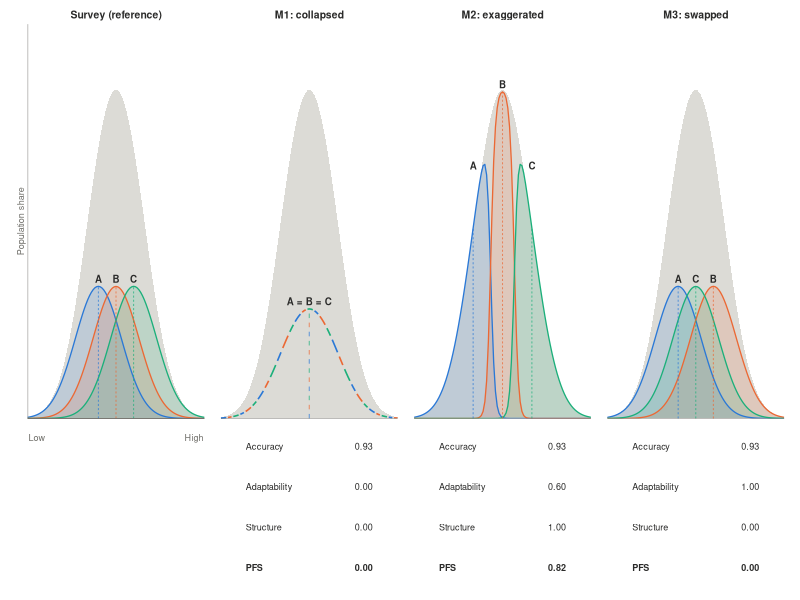

The R script that drew this image:

## Program:   fig_pfs_toy.R
## Task:      Stylized Population Fidelity example (Figure 1) and the
##            values reported in the toy-example appendix.
##
## Input:     -
## Output:    figures/stylized_example/fig_pfs_toy.pdf (run from repo root)
##
## Project:   LLM population fidelity
## Author:    Martin Lukk / 2026-09-25 (created)

# 0. Program Setup --------------------------------------------------------
library(tidyverse)
library(patchwork)
library(ggtext)

group_colors <- c(A = "#2a78d6", B = "#eb6834", C = "#1baf7a")
pooled_fill  <- "#dcdbd6"
ink          <- "#2b2b2a"
ink_muted    <- "#6f6e69"

# Opinion scale: 0-10 in steps of 0.1, i.e. K = 101 ordered response options
K <- 101
x <- seq(0, 10, length.out = K)

# nEMD (Equation 1): L1 distance between CDFs, divided by K - 1
nemd <- function(p, q) sum(abs(cumsum(p - q))[-length(p)]) / (length(p) - 1)

make_dist <- function(mu, sd) {
  d <- dnorm(x, mu, sd)
  d / sum(d)
}

# Reassign the respondents in p to three groups with weights
# w_g(x) ∝ exp(-(x - c_g)^2 / (2 tau^2)), normalized over groups at each x,
# with centres (mean - offset, mean, mean + offset). The offset is the
# positive root at which each group receives exactly one third of
# respondents, so the groups average back to p exactly. (offset = 0 is a
# trivial root that reproduces the pooled distribution; the bracket excludes
# it.) Smaller tau = sharper sorting.
sharpen_groups <- function(p, tau) {
  mid <- sum(x * p)
  weights <- function(offset) {
    w <- sapply(mid + c(-offset, 0, offset), \(c_g) exp(-(x - c_g)^2 / (2 * tau^2)))
    w / rowSums(w)
  }
  offset <- uniroot(\(o) sum(p * weights(o)[, 2]) - 1 / 3, c(0.01, 5),
                    tol = .Machine$double.eps)$root
  w <- weights(offset)
  list(offset = offset, dists = map(1:3, \(g) 3 * p * w[, g]))
}

# Pairwise distances in pair order (AB, AC, BC). Pairs that are equal by
# mirror symmetry differ by ~1e-16 in floating point; rounding to 10
# decimals restores those exact ties before ranking (without it, Spearman
# rho for M2 and M3 changes and PFS_M3 becomes positive).
pair_dists <- function(dists) round(combn(dists, 2, \(d) nemd(d[[1]], d[[2]])), 10)

pfs_metrics <- function(s, m) {
  E    <- mean(map2_dbl(s, m, nemd))
  d_s  <- pair_dists(s)
  d_m  <- pair_dists(m)
  A    <- median(d_m) / median(d_s)
  rho  <- if (sd(d_m) == 0) NA_real_ else cor(d_s, d_m, method = "spearman")
  S_acc    <- 1 - E
  S_adapt  <- if (A == 0) 0 else min(A, 1 / A)
  S_struct <- if (is.na(rho)) 0 else max(0, rho)
  tibble(
    E, S_acc, A, S_adapt, rho, S_struct,
    S_center = 1 - nemd(reduce(s, `+`) / length(s), reduce(m, `+`) / length(m)),
    PFS      = (S_acc * S_adapt * S_struct)^(1 / 3)
  )
}

# 1. Create Hypothetical Data ---------------------------------------------
groups <- c("A", "B", "C")
survey <- map(c(A = 4, B = 5, C = 6), make_dist, sd = 1.3)
pooled <- reduce(survey, `+`) / 3

exaggerated <- sharpen_groups(pooled, tau = 0.4)

models <- list(
  "M1: collapsed"   = rep(list(pooled), 3),
  "M2: exaggerated" = exaggerated$dists,
  "M3: swapped"     = survey[c("A", "C", "B")]
) |>
  map(\(m) set_names(m, groups))

# 2. Calculate Metrics ----------------------------------------------------
# The ties the structure scores rely on (see pair_dists)
d_survey <- pair_dists(survey)
d_m2     <- pair_dists(models$`M2: exaggerated`)
d_m3     <- pair_dists(models$`M3: swapped`)
stopifnot(
  d_survey[1] == d_survey[3],  # survey: AB = BC
  d_m2[1] == d_m2[3],          # M2: AB = BC
  d_m3[2] == d_m3[3]           # M3: AC = BC
)

dist_sd <- function(p) sqrt(sum((x - sum(x * p))^2 * p))

metrics <- map(models, \(m) pfs_metrics(survey, m)) |>
  list_rbind(names_to = "panel")

cell_errors <- map(models, \(m) map2_dbl(survey, m, nemd)) |>
  map(\(e) tibble(group = groups, error = e)) |>
  list_rbind(names_to = "panel")

pairwise <- c(list(Survey = survey), models) |>
  map(\(d) tibble(pair = c("AB", "AC", "BC"), dist = pair_dists(d))) |>
  list_rbind(names_to = "panel")

group_summaries <- c(list(Survey = survey), models) |>
  map(\(d) tibble(group = groups, mean = map_dbl(d, \(p) sum(x * p)), sd = map_dbl(d, dist_sd))) |>
  list_rbind(names_to = "panel")

# Values reported in the appendix
cat("M2 sorting: tau = 0.4, c =", round(exaggerated$offset, 4), "\n")
print(metrics, width = Inf)
print(cell_errors |> pivot_wider(names_from = group, values_from = error))
print(pairwise |> pivot_wider(names_from = pair, values_from = dist))
print(group_summaries, n = Inf)

# 3. Plot Hypothetical Data -----------------------------------------------
# Component scores below each model panel, one row per score
score_table <- function(scores) {
  rows <- tibble(
    label = c("Accuracy", "Adaptability", "Structure", "PFS"),
    value = sprintf("%.2f", c(scores$S_acc, scores$S_adapt, scores$S_struct, scores$PFS)),
    y     = c(4, 3, 2, 1),
    face  = c("plain", "plain", "plain", "bold")
  )
  ggplot(rows) +
    geom_text(aes(0.14, y, label = label, fontface = face), hjust = 0,
              size = 6.5 / .pt, color = ink, family = "Helvetica") +
    geom_text(aes(0.86, y, label = value, fontface = face), hjust = 1,
              size = 6.5 / .pt, color = ink, family = "Helvetica") +
    scale_x_continuous(limits = c(0, 1), expand = c(0, 0)) +
    scale_y_continuous(limits = c(0.45, 4.55), expand = c(0, 0)) +
    theme_void()
}

# Scale ends, placed in the empty cell below the survey panel
scale_labels <- ggplot() +
  annotate("text", x = c(0.05, 9.95), y = 4.3, label = c("Low", "High"),
           hjust = c(0, 1), vjust = 1,
           size = 6.5 / .pt, color = ink_muted, family = "Helvetica") +
  scale_x_continuous(limits = c(0, 10), expand = c(0, 0)) +
  scale_y_continuous(limits = c(0.45, 4.55), expand = c(0, 0)) +
  theme_void() +
  theme(plot.margin = margin(2, 6, 2, 6))

# Each group is drawn at its one-third share of respondents, so the group
# curves add up to the pooled (gray) distribution in every panel
to_curves <- function(dists) {
  imap(dists, \(p, g) tibble(group = g, x = x, y = p / 3)) |>
    list_rbind()
}

# Coincident curves (M1) are drawn as one line of alternating colored dashes
dash_curves <- function(curves, dash = 0.35) {
  curves |>
    mutate(seg = floor(x / dash)) |>
    filter(seg %% 3 == match(group, groups) - 1) |>
    mutate(run = str_c(group, seg))
}

y_top <- max(pooled) * 1.2

plot_panel <- function(dists, title, collapsed = FALSE, y_label = NULL) {
  curves <- to_curves(dists)
  envelope <- tibble(x = x, y = pooled)
  means <- tibble(group = groups, mean = map_dbl(dists, \(p) sum(x * p))) |>
    mutate(height = map2_dbl(group, mean, \(g, m) approx(x, dists[[g]] / 3, m)$y))
  if (collapsed) {
    # Coincident means (M1) share one line whose dashes alternate in color
    step <- means$height[1] / 12
    means <- tibble(group = rep(groups, length.out = 12), mean = means$mean[1],
                    y0 = (0:11) * step, height = y0 + 0.5 * step, linetype = "solid")
  } else {
    means <- means |> mutate(y0 = 0, linetype = "22")
  }

  # Label each group at its mean, just above the highest point of its curve
  # within 0.5 of the mean
  labels <- curves |>
    group_by(group) |>
    summarise(
      xm = sum(x * y) / sum(y),
      ym = max(y[abs(x - xm) <= 0.5]),
      .groups = "drop"
    )
  if (collapsed) {
    labels <- tibble(group = "A = B = C", xm = 5, ym = max(curves$y))
  }

  line_layer <- if (collapsed) {
    geom_line(data = dash_curves(curves), aes(x, y, color = group, group = run),
              linewidth = 0.55, lineend = "butt")
  } else {
    geom_line(data = curves, aes(x, y, color = group), linewidth = 0.45)
  }

  p <- ggplot() +
    geom_area(data = envelope, aes(x, y), fill = pooled_fill) +
    geom_area(data = curves, aes(x, y, fill = group), position = "identity",
              alpha = if (collapsed) 0 else 0.16) +
    line_layer +
    # Group means: faint dashed line from the baseline to each curve
    geom_segment(data = means, aes(x = mean, xend = mean, y = y0, yend = height,
                                   color = group, linetype = linetype),
                 linewidth = 0.35, alpha = 0.7, lineend = "butt") +
    scale_linetype_identity() +
    annotate("segment", x = 0, xend = 10, y = 0, yend = 0,
             color = ink_muted, linewidth = 0.3) +
    geom_text(data = labels, aes(xm, ym, label = group),
              vjust = -0.45, size = 7 / .pt, fontface = "bold", color = ink,
              family = "Helvetica") +
    scale_fill_manual(values = group_colors, guide = "none") +
    scale_color_manual(values = group_colors, guide = "none") +
    scale_x_continuous(limits = c(0, 10), expand = c(0, 0)) +
    scale_y_continuous(limits = c(0, y_top), expand = c(0, 0)) +
    labs(title = title) +
    theme_void(base_family = "Helvetica", base_size = 7) +
    theme(
      plot.title   = element_text(face = "bold", size = 7.5, hjust = 0.5, color = ink,
                                  margin = margin(b = 2)),
      plot.margin  = margin(2, 6, 2, 6)
    )

  if (!is.null(y_label)) {
    p <- p +
      annotate("segment", x = 0, xend = 0, y = 0, yend = y_top,
               color = ink_muted, linewidth = 0.3) +
      labs(y = y_label) +
      theme(axis.title.y = element_text(angle = 90, size = 6.5, color = ink_muted,
                                        margin = margin(r = 2)))
  }
  p
}

p_survey <- plot_panel(survey, "Survey (reference)", y_label = "Population share")
p_models <- imap(models, \(m, name) {
  plot_panel(m, name, collapsed = str_detect(name, "collapsed"))
})
p_scores <- map(split(metrics, metrics$panel)[names(models)], score_table)

p_toy <- wrap_plots(c(list(p_survey), p_models, list(scale_labels), p_scores),
                    nrow = 2, heights = c(1, 0.42))

out_dir <- file.path("figures", "stylized_example")
dir.create(out_dir, recursive = TRUE, showWarnings = FALSE)
ggsave(file.path(out_dir, "fig_pfs_toy.pdf"), p_toy, device = cairo_pdf,
       width = 5.5, height = 1.6, units = "in")
